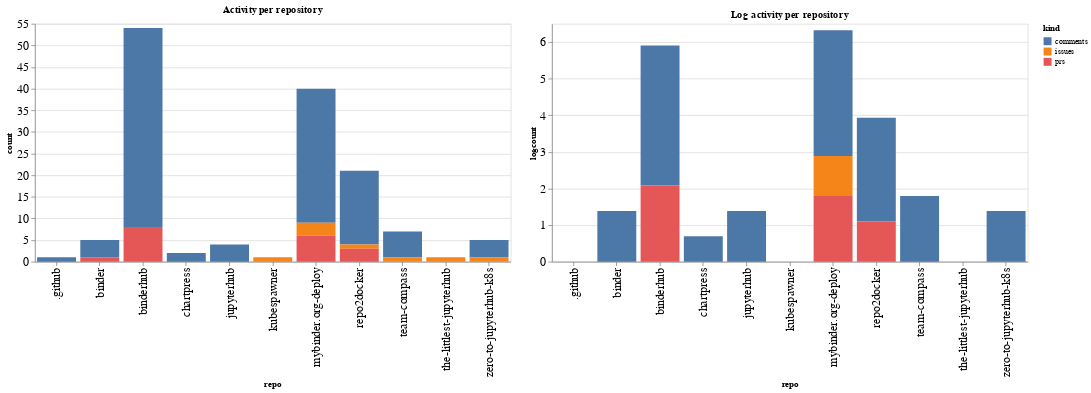

The cell this chart's notebook holds for it:
### Code cell
ch1 = alt.Chart(repo_summaries, width=600, title="Activity per repository").mark_bar().encode(
    x='repo',
    y='count',
    color='kind',
    tooltip="kind"
)

ch2 = alt.Chart(repo_summaries, width=600, title="Log activity per repository").mark_bar().encode(
    x='repo',
    y='logcount',
    color='kind',
    tooltip="kind"
)

ch1 | ch2

### Figure 1 — Vega-Lite specification as saved in the notebook (floating-point values rounded to 4 significant figures)
{"config": {"axisLeft": {"labelFontSize": 15}, "axisBottom": {"labelFontSize": 15}}, "hconcat": [{"mark": "bar", "encoding": {"color": {"type": "nominal", "field": "kind"}, "tooltip": {"type": "nominal", "field": "kind"}, "x": {"type": "nominal", "field": "repo"}, "y": {"type": "quantitative", "field": "count"}}, "title": "Activity per repository", "width": 600}, {"mark": "bar", "encoding": {"color": {"type": "nominal", "field": "kind"}, "tooltip": {"type": "nominal", "field": "kind"}, "x": {"type": "nominal", "field": "repo"}, "y": {"type": "quantitative", "field": "logcount"}}, "title": "Log activity per repository", "width": 600}], "data": {"name": "data-d4f18db3d71df7f22ab99af585debcca"}, "$schema": "https://vega.github.io/schema/vega-lite/v4.8.1.json", "datasets": {"data-d4f18db3d71df7f22ab99af585debcca": [{"repo": ".github", "kind": "comments", "count": 1, "logcount": 0.0}, {"repo": "binder", "kind": "comments", "count": 4, "logcount": 1.386}, {"repo": "binder", "kind": "prs", "count": 1, "logcount": 0.0}, {"repo": "binderhub", "kind": "comments", "count": 46, "logcount": 3.829}, {"repo": "binderhub", "kind": "prs", "count": 8, "logcount": 2.079}, {"repo": "chartpress", "kind": "comments", "count": 2, "logcount": 0.6931}, {"repo": "jupyterhub", "kind": "comments", "count": 4, "logcount": 1.386}, {"repo": "kubespawner", "kind": "issues", "count": 1, "logcount": 0.0}, {"repo": "mybinder.org-deploy", "kind": "comments", "count": 31, "logcount": 3.434}, {"repo": "mybinder.org-deploy", "kind": "issues", "count": 3, "logcount": 1.099}, {"repo": "mybinder.org-deploy", "kind": "prs", "count": 6, "logcount": 1.792}, {"repo": "repo2docker", "kind": "comments", "count": 17, "logcount": 2.833}, {"repo": "repo2docker", "kind": "issues", "count": 1, "logcount": 0.0}, {"repo": "repo2docker", "kind": "prs", "count": 3, "logcount": 1.099}, {"repo": "team-compass", "kind": "comments", "count": 6, "logcount": 1.792}, {"repo": "team-compass", "kind": "issues", "count": 1, "logcount": 0.0}, {"repo": "the-littlest-jupyterhub", "kind": "issues", "count": 1, "logcount": 0.0}, {"repo": "zero-to-jupyterhub-k8s", "kind": "comments", "count": 4, "logcount": 1.386}, {"repo": "zero-to-jupyterhub-k8s", "kind": "issues", "count": 1, "logcount": 0.0}]}}
